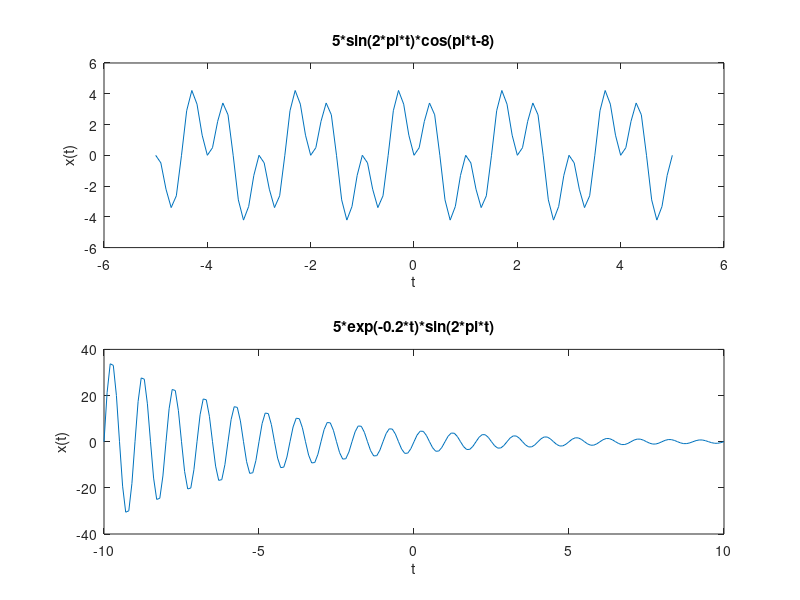

The MATLAB script that drew this image:
tmin = -5;
dt = 0.1;
tmax = 5;
t = tmin:dt:tmax; %set a time vector

x = 5*sin(2*pi*t).*cos(pi*t-8);
subplot(2,1, 1);
plot(t, x);
xlabel('t');
ylabel('x(t)');
title('5*sin(2*pi*t)*cos(pi*t-8)');

tmin = -10;
dt = 0.1;
tmax = 10;
t = tmin:dt:tmax; %set a time vector

x=5*exp(-0.2*t).*sin(2*pi*t);
subplot(2,1, 2);
plot(t, x);
xlabel('t');
ylabel('x(t)');
title('5*exp(-0.2*t)*sin(2*pi*t)');